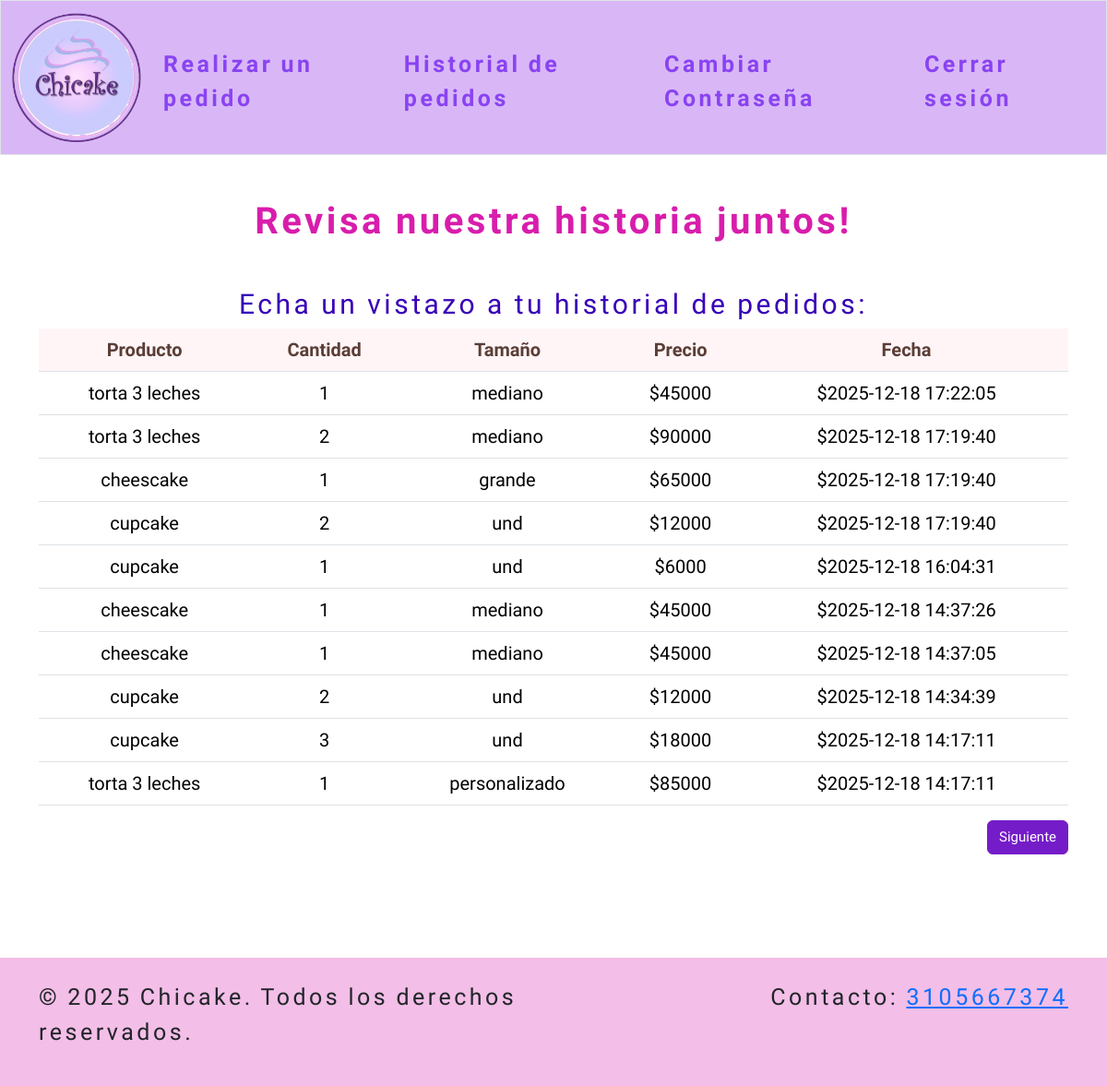
Screenshot of /history (signed in) with the database file from the repository.
### tables this page shows
CREATE TABLE users_orders (id INTEGER PRIMARY KEY AUTOINCREMENT NOT NULL, user_id INTEGER NOT NULL, product TEXT NOT NULL, quantity INTEGER NOT NULL, type TEXT NOT NULL, price NUMERIC NOT NULL, date DATETIME NOT NULL DEFAULT CURRENT_TIMESTAMP, FOREIGN KEY(user_id) REFERENCES users(id));

### app.py (the view)
@app.route("/history")
@login_requered
def user_history():
    page = int(request.args.get("page", 1))
    page_rows = 10
    offset = (page - 1) * page_rows
    db = get_db()
    cursor = db.execute("SELECT * FROM users_orders WHERE user_id = ? ORDER BY date DESC LIMIT ? OFFSET ?", (session["user_id"], page_rows, offset))
    orders = cursor.fetchall()
    return render_template("history.html", orders=orders, page=page, page_rows=page_rows)

### app.py (called while the page is built)
def get_db():
    db = getattr(g, "_database", None)
    if db is None:
        db = g._database = sqlite3.connect(DATABASE)
        db.row_factory = sqlite3.Row
    return db

@app.teardown_appcontext
def close_conection(exception):
    db = getattr(g, "_database", None)
    if db is not None:
        db.close()

@app.after_request
def after_request(response):
    response.headers["Cache-Control"] = "no-cache, no-store, must-revalidate"
    response.headers["Expires"] = 0
    response.headers["Pragma"] = "no-cache"
    return response

### helpers.py (called while the page is built)
def login_requered(f):
    @wraps(f)
    def decorated_function(*args, **Kwargs):
        if session.get("user_id") is None:
            return redirect("/")
        return f(*args, **Kwargs)
    return decorated_function

### templates/history.html (shortened to what this page needs)
{% extends "layout.html" %}
{% block main %}
    <section class="products">
      <h1 class="mb-5">Revisa nuestra historia juntos!</h1>
        <h2>Echa un vistazo a tu historial de pedidos:</h2>
            <table class="table custom-table">
                <thead>
                    <tr>
                        <th>Producto</th>
                        <th>Cantidad</th>
                        <th>Tamaño</th>
                        <th>Precio</th>
                        <th>Fecha</th>
                    </tr>
                </thead>
                <tbody>
                    {% if not orders %}
                        <tr>
                            <td colspan="5">Aún no has realizado tu primera compra.</td>
                       </tr>
                    {% else %}
                        {% for row in orders %}
                        <tr>
                            <td>{{ row.product }}</td>
                            <td>{{ row.quantity }}</td>
                            <td>{{ row.type }}</td>
                            <td>${{ row.price }}</td>
                            <td>${{ row.date }}</td>
                        </tr>
                        {% endfor %}
                    {% endif %}
                </tbody>
            </table>
    </section>
    <div class="d-flex justify-content-between my-3">
        {% if orders|length == page_rows %}
            <a class="btn btn-primary" href="{{ url_for('user_history', page=page+1) }}">Siguiente</a>
        {% endif %}
    </div>
{% endblock %}

### templates/layout.html (shortened to what this page needs)
<!DOCTYPE html>
<html lang="es-CO">
    <head>
    <link href="https://cdn.jsdelivr.net/npm/bootstrap@5.3.3/dist/css/bootstrap.min.css" rel="stylesheet">
    <link href="/static/styles.css" rel="stylesheet">
     </head>
    <body>
        <nav class="bg-secondary border navbar navbar-expand-md navbar-light">
            <div class="container-fluid">
                <a class="navbar-brand" href="/"><img class="logo" src="static/logo.jpg" alt="logo chicake"></a>
                <div class="collapse navbar-collapse" id="navbar">
                    {% if session["user_id"] %}
                        <ul class="navbar-nav me-auto mt-2">
                            <li class="nav-item"><a class="nav-link" href="/orders">Realizar un pedido</a></li>
                            <li class="nav-item"><a class="nav-link" href="/history">Historial de pedidos</a></li>
                            <li class="nav-item"><a class="nav-link" href="/password_update">Cambiar Contraseña</a></li>
                        </ul>
                        <ul class="navbar-nav ms-auto mt-2">
                            <li class="nav-item"><a class="nav-link" href="/logout">Cerrar sesión</a></li>
                        </ul>
                    {% else %}
                        <ul class="navbar-nav ms-auto mt-2">
                            <li class="nav-item"><a class="nav-link" href="/register">Crear cuenta</a></li>
                            <li class="nav-item"><a class="nav-link" href="/login">Iniciar sesión</a></li>
                        </ul>
                    {% endif %}
                </div>
            </div>
        </nav>
        <main class="container py-5 text-center">
            {% block main %}{% endblock %}
        </main>
        <footer style="background-color: #f3bee7;" class="py-4 mt-5">
            <div class="container">
                <div class="row">
                    <div class="col-md-6">
                        <p>&copy; 2025 Chicake. Todos los derechos reservados.</p>
                    </div>
                    <div class="col-md-6 text-end">
                        <p>Contacto: <a href="https://wa.me/3105667374" target="_blank">3105667374</a></p>
                    </div>
                </div>
            </div>
        </footer>
    </body>
</html>

### static/styles.css (style rules this page uses)
.navbar { background-color: #D9B7F7 !important; }
.nav-link { color:#8943F1; font-weight: bold; font-family: 'Euphoria Script'; font-size: 25px; letter-spacing: 3.5px; word-spacing: -1.5px; }
h1 { color: #d81dac; font-weight: bold; font-family: 'Euphoria Script'; font-size: 40px; letter-spacing: 3.5px; word-spacing: -1.5px; }
h2 { color: #3700B7; font-family: 'Euphoria Script'; font-size: 30px; letter-spacing: 3.5px; word-spacing: -1.0px; }
p { font-family: 'Euphoria Script'; font-size: 25px; letter-spacing: 3.5px; word-spacing: -1.5px; }
.logo { width: 140px; height: 140px; border-radius: 45%; color:#FF9DFA; }
.btn { font-family: 'Euphoria Script'; font-size: 15px; background-color:#751CC9; border-color: #751CC9; }
.custom-table th { Background-color: #fff5f7; color: #5a3e36; font-family: 'Euphoria Script'; }
.custom-table tr:nth-child(even) { Background-color: #e9ecef; font-family: 'Euphoria Script'; font-size: 20px; }
.custom-table tr:nth-child(odd) { font-family: 'Euphoria Script'; font-size: 20px; }
html, body { height: 100%; margin: 0; }
body { display: flex; flex-direction: column; }
main { flex: 1; }

### rows the page displays
users_orders: product "torta 3 leches", quantity "1", type "mediano", price "45000", date "2025-12-18 17:22:05"
users_orders: product "torta 3 leches", quantity "2", type "mediano", price "90000", date "2025-12-18 17:19:40"
users_orders: product "cheescake", quantity "1", type "grande", price "65000", date "2025-12-18 17:19:40"
users_orders: product "cupcake", quantity "2", type "und", price "12000", date "2025-12-18 17:19:40"
users_orders: product "cupcake", quantity "1", type "und", price "6000", date "2025-12-18 16:04:31"
users_orders: product "cheescake", quantity "1", type "mediano", price "45000", date "2025-12-18 14:37:26"
users_orders: product "cheescake", quantity "1", type "mediano", price "45000", date "2025-12-18 14:37:05"
users_orders: product "cupcake", quantity "2", type "und", price "12000", date "2025-12-18 14:34:39"
users_orders: product "cupcake", quantity "3", type "und", price "18000", date "2025-12-18 14:17:11"
users_orders: product "torta 3 leches", quantity "1", type "personalizado", price "85000", date "2025-12-18 14:17:11"
